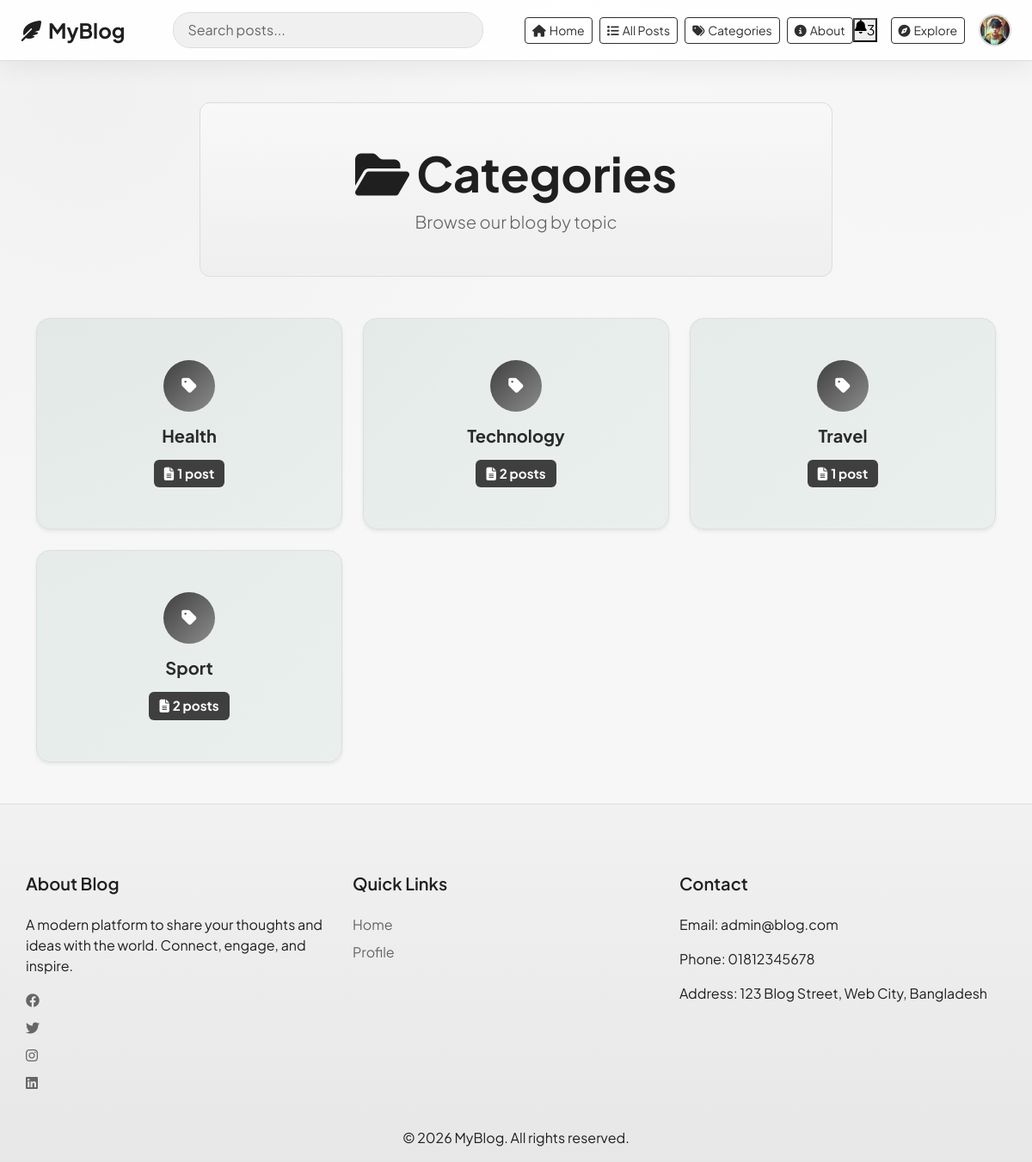
The page /categories/ (signed in) on the database its author committed.
### blog/models.py (models this page shows, shortened)
class Profile(models.Model):
    user = models.OneToOneField(User, on_delete=models.CASCADE)
    bio = models.TextField(blank=True)
    profile_pic = models.ImageField(upload_to='profiles/')

class Category(models.Model):
    name = models.CharField(max_length=100, unique=True)
    slug = models.SlugField(unique=True)
    description = models.TextField(blank=True)
    class Meta:
        verbose_name_plural = "Categories"

### blog/views.py (the view)
# urls.py: path('categories/', views.categories_view, name='categories'),
def categories_view(request):
    categories = Category.objects.all()
    category_data = []
    for cat in categories:
        post_count = Post.objects.filter(category=cat).count()
        category_data.append({
            'category': cat,
            'post_count': post_count
        })
    return render(request, 'categories.html', {
        'category_data': category_data
    })

### blog/context_processors.py (called while the page is built)
def navbar_profile(request):
    if not request.user.is_authenticated:
        return {"navbar_profile": None}
    profile = Profile.objects.filter(user=request.user).first()
    return {"navbar_profile": profile}

### blog/templates/categories.html (shortened to what this page needs)
{% extends 'base.html' %}
{% block content %}
<div class="container py-5">
    <div class="row mb-5">
        <div class="col-md-8 mx-auto text-center">
            <div style="background: linear-gradient(180deg, #f8f8f8 0%, #efefef 100%); border: 1px solid #dddddd; border-radius: 0.75rem; padding: 3rem 2rem; color: #1f1f1f;">
                <h1 class="display-4 fw-bold mb-2">
                    <i class="fas fa-folder-open me-2"></i>Categories
                </h1>
                <p class="lead mb-0" style="color: #5f5f5f;">Browse our blog by topic</p>
            </div>
        </div>
    </div>
    {% if category_data %}
        <div class="row g-4">
            {% for item in category_data %}
            <div class="col-md-4">
                <a href="{% url 'all_posts' %}?category={{ item.category.id }}" class="text-decoration-none">
                    <div class="card border-0 shadow-sm rounded-lg h-100 hover-card" style="background: linear-gradient(135deg, rgba(111, 156, 141, 0.12) 0%, rgba(138, 183, 164, 0.12) 100%);">
                        <div class="card-body text-center py-5">
                            <div class="mb-3">
                                <div class="rounded-circle mx-auto d-flex align-items-center justify-content-center" style="width: 60px; height: 60px; background: linear-gradient(135deg, #3f3f3f 0%, #8c8c8c 100%);">
                                    <i class="fas fa-tag text-white fs-5"></i>
                                </div>
                            </div>
                            <h5 class="card-title fw-bold mb-2" style="color: #2a2a2a;">{{ item.category.name }}</h5>
                            <div class="d-flex justify-content-center align-items-center">
                                <span class="badge bg-info" style="background-color: #3f3f3f !important; font-size: 0.95rem; padding: 0.5rem 0.75rem;">
                                    <i class="fas fa-file-alt me-1"></i>{{ item.post_count }} post{{ item.post_count|pluralize }}
                                </span>
                            </div>
                        </div>
                    </div>
                </a>
            </div>
            {% endfor %}
        </div>
    {% else %}
        <div class="alert alert-info text-center py-5">
            <h5><i class="fas fa-info-circle me-2"></i>No categories yet</h5>
            <p class="mb-0">Start creating posts to add categories!</p>
        </div>
    {% endif %}
</div>
{% endblock %}

### blog/templates/base.html (shortened to what this page needs)
<!DOCTYPE html>
<html>
<head>
    <link href="https://cdn.jsdelivr.net/npm/bootstrap@5.3.0/dist/css/bootstrap.min.css" rel="stylesheet">
    <link rel="stylesheet" href="https://cdnjs.cloudflare.com/ajax/libs/font-awesome/6.4.0/css/all.min.css">
</head>
<body>
<nav class="navbar">
    <div class="container-fluid px-4">
        <div class="d-flex align-items-center w-100">
            <a class="navbar-brand" href="/">
                <i class="fas fa-feather-alt me-2"></i>MyBlog
            </a>
            <div class="navbar-search d-none d-lg-block">
                <input class="form-control" type="search" placeholder="Search posts..." aria-label="Search">
            </div>
            <div class="d-none d-lg-flex gap-2 ms-4">
                <a href="/" class="btn btn-sm btn-outline-primary">
                    <i class="fas fa-home me-1"></i>Home
                </a>
                <a href="{% url 'all_posts' %}" class="btn btn-sm btn-outline-primary">
                    <i class="fas fa-list me-1"></i>All Posts
                </a>
                <a href="{% url 'categories' %}" class="btn btn-sm btn-outline-primary">
                    <i class="fas fa-tags me-1"></i>Categories
                </a>
                <a href="{% url 'about' %}" class="btn btn-sm btn-outline-primary">
                    <i class="fas fa-info-circle me-1"></i>About
                </a>
            </div>
            <div class="ms-auto d-flex align-items-center gap-3">
                <button class="icon-btn d-none d-md-flex" type="button" title="Notifications">
                    <i class="fas fa-bell"></i>
                    <span class="notification-badge">3</span>
                </button>
                <a href="/" class="btn btn-sm btn-outline-primary d-none d-md-inline-block">
                    <i class="fas fa-compass me-1"></i>Explore
                </a>
                {% if user.is_authenticated %}
                    <div class="dropdown">
                        <button class="btn dropdown-toggle navbar-avatar-btn" type="button" data-bs-toggle="dropdown" aria-expanded="false" aria-label="Open profile menu">
                            {% if navbar_profile and navbar_profile.profile_pic %}
                                <img src="{{ navbar_profile.profile_pic.url }}" alt="{{ user.username }} avatar" class="navbar-avatar-img">
                            {% else %}
                                <i class="fas fa-user"></i>
                            {% endif %}
                        </button>
                    </div>
                {% else %}
                    <a href="/login/" class="btn btn-sm btn-primary">Login</a>
                    <a href="/register/" class="btn btn-sm btn-outline-primary">Register</a>
                {% endif %}
            </div>
        </div>
    </div>
</nav>
<div class="main-content">
    {% block content %}
    {% endblock %}
</div>
<footer>
    <div class="container">
        <div class="row">
            <div class="col-md-4 footer-section">
                <h5>About Blog</h5>
                <p>A modern platform to share your thoughts and ideas with the world. Connect, engage, and inspire.</p>
                <div class="social-links">
                    <a href="#" class="me-3"><i class="fab fa-facebook"></i></a>
                    <a href="#" class="me-3"><i class="fab fa-twitter"></i></a>
                    <a href="#" class="me-3"><i class="fab fa-instagram"></i></a>
                    <a href="#"><i class="fab fa-linkedin"></i></a>
                </div>
            </div>
            <div class="col-md-4 footer-section">
                <h5>Quick Links</h5>
                <a href="/">Home</a>
                <a href="{% if user.is_authenticated %}{% url 'profile' %}{% else %}/login/{% endif %}">Profile</a>
            </div>
            <div class="col-md-4 footer-section">
                <h5>Contact</h5>
                <p>Email: admin@blog.com</p>
                <p>Phone: 01812345678</p>
                <p>Address: 123 Blog Street, Web City, Bangladesh</p>
            </div>
        </div>
    </div>
    <div class="footer-bottom">
        <p>&copy; 2026 MyBlog. All rights reserved.</p>
    </div>
</footer>
</body>
</html>

### blog/templates/base.html (style rules this page uses)
:root { --bg: #f7f7f7; --surface: #ffffff; --surface-soft: #f0f0f0; --text: #1f1f1f; --muted: #666666; --primary: #2f2f2f; --primary-soft: #ebebeb; --border: #dddddd; --shadow: 0 10px 30px rgba(0, 0, 0, 0.08); }
* { margin: 0; padding: 0; box-sizing: border-box; }
body { display: flex; flex-direction: column; min-height: 100vh; background: radial-gradient(circle at 8% 8%, #f1f1f1 0%, transparent 36%), radial-gradient(circle at 90% 0%, #f5f5f5 0%, transparent 30%), var(--bg); color: var(--text); font-family: 'Plus Jakarta Sans', sans-serif; }
h1, h2, h3, h4, h5 { font-family: 'Plus Jakarta Sans', sans-serif; letter-spacing: 0; }
.navbar { background: rgba(255, 255, 255, 0.9); border-bottom: 1px solid var(--border); box-shadow: 0 8px 28px rgba(0, 0, 0, 0.06); backdrop-filter: blur(8px); padding: 0.75rem 0 !important; }
.navbar-brand { font-weight: 700; font-size: 1.5rem; margin-right: 2rem !important; color: var(--text) !important; }
.navbar-search { flex-grow: 1; max-width: 400px; margin: 0 1.5rem; }
.navbar-search .form-control { background: var(--surface-soft); border: 1px solid var(--border); color: var(--text); border-radius: 20px; padding: 0.5rem 1rem; }
.navbar-search .form-control::placeholder { color: var(--muted); }
.navbar-avatar-btn { width: 38px; height: 38px; border-radius: 50%; border: 2px solid var(--border); background: var(--surface-soft); padding: 0; display: inline-flex; align-items: center; justify-content: center; overflow: hidden; transition: transform 0.2s ease, border-color 0.2s ease; }
.navbar-avatar-btn::after { display: none !important; }
.navbar-avatar-img { width: 100%; height: 100%; object-fit: cover; }
.main-content { flex: 1; }
.card { border-radius: 1rem !important; border: 1px solid var(--border) !important; box-shadow: var(--shadow); background: var(--surface); }
.btn-outline-primary { color: var(--primary); border-color: var(--primary); }
.badge.bg-info { background-color: #4a4a4a !important; }
footer { background: linear-gradient(180deg, #f1f1f1 0%, #e7e7e7 100%); color: var(--text); padding: 3rem 0 0; margin-top: auto; border-top: 1px solid var(--border); }
.footer-section { padding: 2rem 0; }
.footer-section h5 { margin-bottom: 1.5rem; font-weight: 600; }
.footer-section a { color: var(--muted); text-decoration: none; display: block; margin-bottom: 0.5rem; transition: color 0.3s; }
.footer-bottom { text-align: center; }

### blog/templates/categories.html (style rules this page uses)
.hover-card { transition: all 0.3s ease; cursor: pointer; }

### rows shown on the page
Profile: profile_pic (picture)
Category: category.name "Health", post_count "1"
Category: category.name "Technology", post_count "2"
Category: category.name "Travel", post_count "1"
Category: category.name "Sport", post_count "2"
